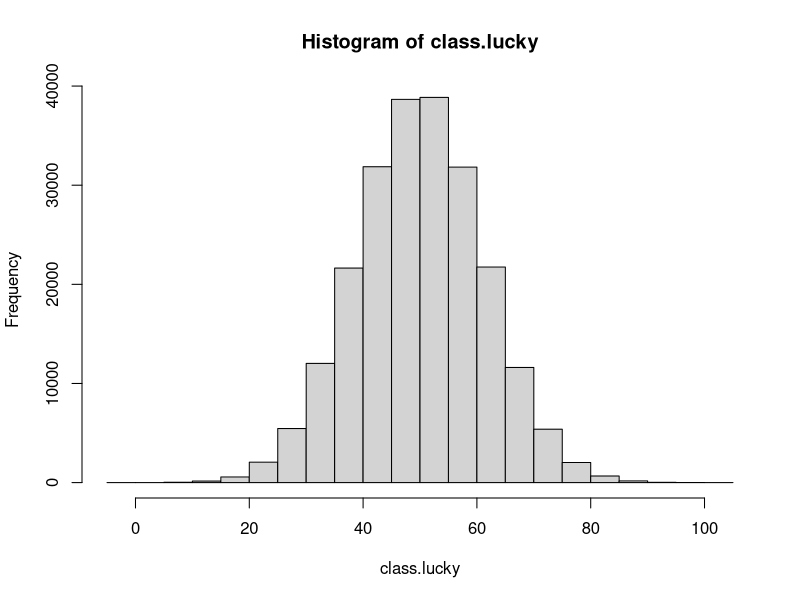

Write the R code that produced this figure.
#Question 5
mean.all <- rnorm(10000,mean = 50,sd = 5)
class.unlucky <- rnorm(26,mean = 40,sd = 8)
class.lucky <- c()
class.size <- round(runif(9999,5,40))
for (i in 1:9999) {
  mean <- mean.all[i]
  size <- class.size[i]
  class <- rnorm(size,mean,10)
  class.lucky <- c(class.lucky,class)
}
hist(class.lucky)
